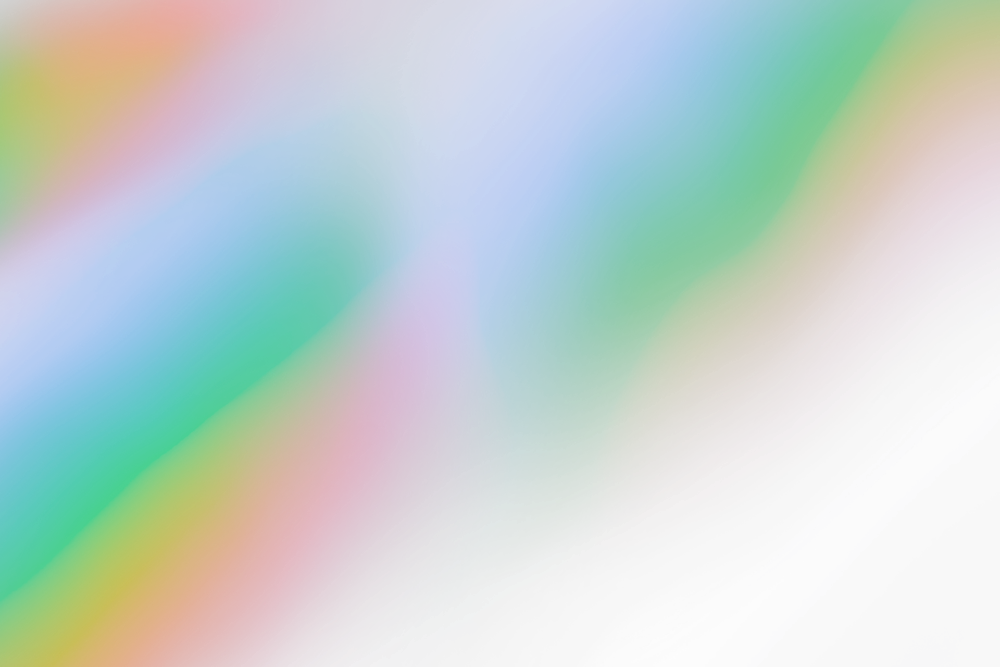
#> input picture data/raw/Gradient.png, 1000 x 667 px, shrunk from 1920 x 1280 before the run
$ python -i preprocess.py   (imports and definitions only)
#> lines starting #> are read from the running program, lines starting #| are printed output that depends on the picture
"""Turn raw captures into the square grayscale benchmark set.

The reference SMoE implementation needs square, single-channel input, so every image is
centre-cropped to a square and converted to 8-bit grayscale. All four codecs then see
exactly the same pixels.
"""

from __future__ import annotations

from pathlib import Path

import numpy as np
from PIL import Image

__all__ = ["to_square_gray"]


def to_square_gray(src: Path, dst: Path) -> tuple[int, int]:
    """Centre-crop to a square, convert to 8-bit grayscale, write PNG.

    Returns the output ``(width, height)``.
    """
#> called with src = '../data/raw/Gradient.png', dst = 'out.png'
    img = Image.open(src)
#> img is the input picture: PIL image 1000x667 RGBA; mean R, G, B, A 54.9, 83.5, 94.1, 80
    if img.mode in ("RGBA", "LA", "P"):
        img = img.convert("RGBA")
        background = Image.new("RGBA", img.size, (255, 255, 255, 255))
#> background: PIL image 1000x667 RGBA; every value is 255
        img = Image.alpha_composite(background, img)
    img = img.convert("L")
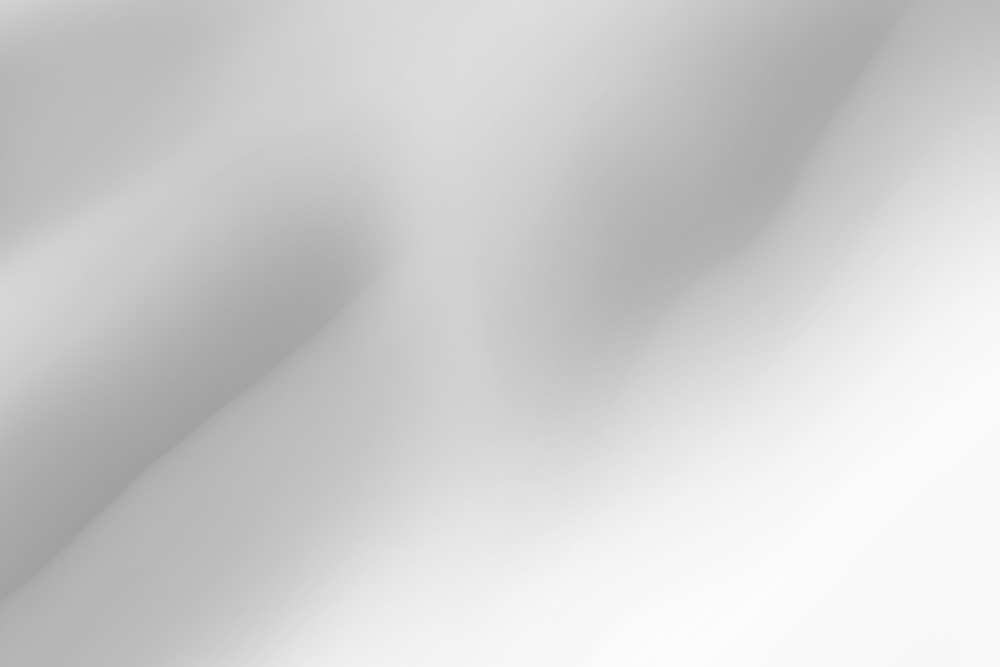
#> img: PIL image 1000x667 L; min 160, max 253, mean 207.6

    w, h = img.size
#> w = 1000; h = 667
    side = min(w, h)
#> side = 667
    left, top = (w - side) // 2, (h - side) // 2
#> left = 166; top = 0
    img = img.crop((left, top, left + side, top + side))
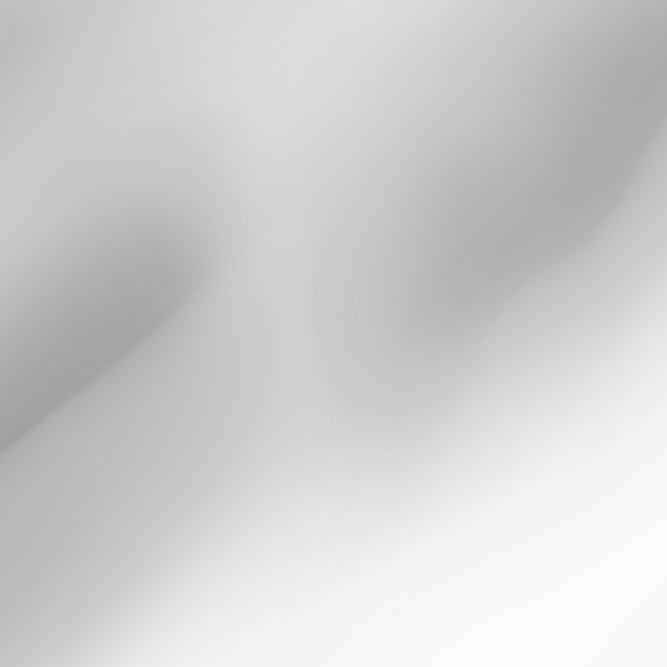
#> img: PIL image 667x667 L; min 161, max 253, mean 207.7

#> (the run stopped early here; a loop or call above may not have finished)

$ run again, on data/raw/Mixed.png
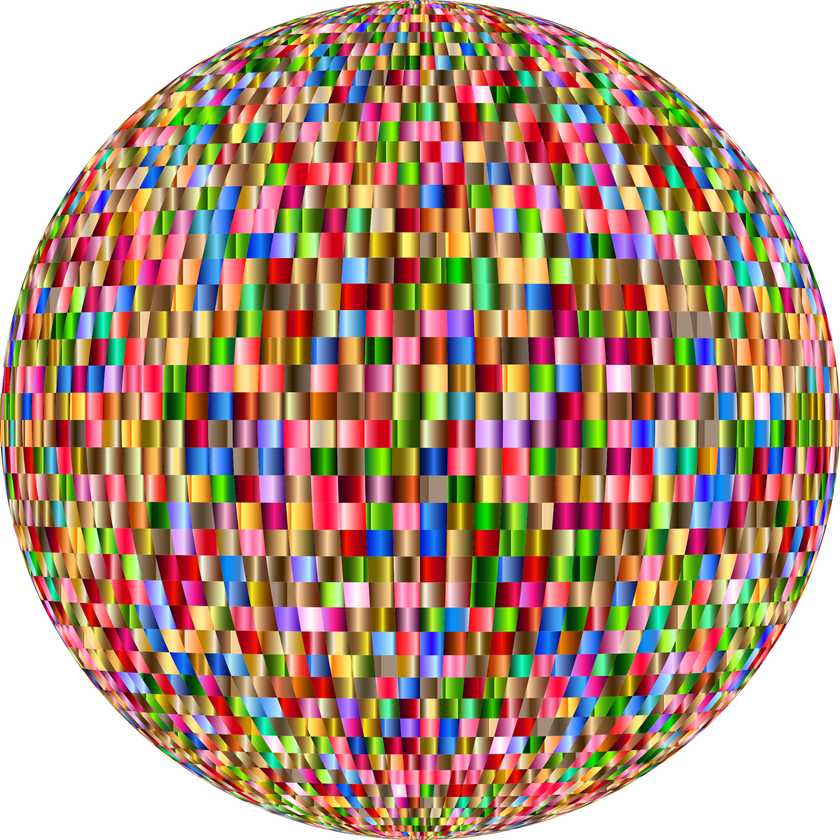
#> input picture data/raw/Mixed.png, 840 x 840 px, shrunk from 2300 x 2300 before the run
#> in to_square_gray, img is the input picture: PIL image 840x840 RGBA; mean R, G, B, A 124.4, 94.1, 74.9, 198.6
#> background: PIL image 840x840 RGBA; every value is 255
#> in to_square_gray, `img = img.convert("L")`:
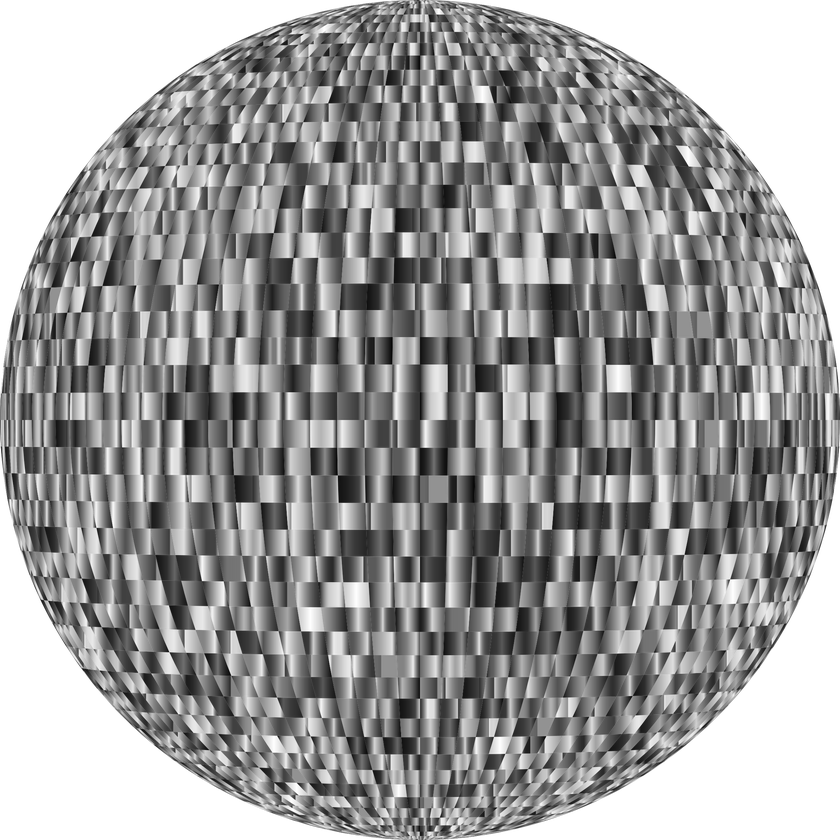
#> img: PIL image 840x840 L; min 3, max 255, mean 156
